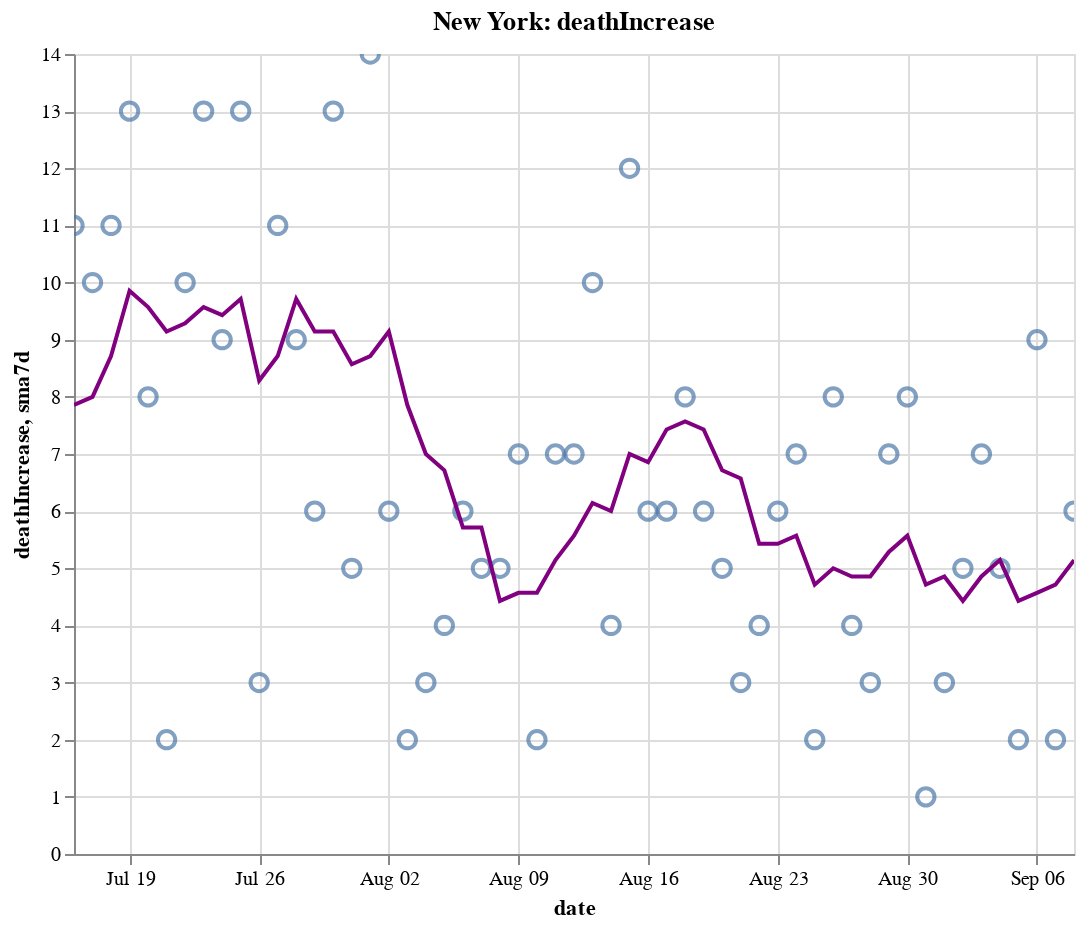

Notebook source saved alongside this figure:
### Code cell
create_plot(ny, 'deathIncrease')

### Figure 1 — Vega-Lite specification as saved in the notebook (floating-point values rounded to 4 significant figures)
{"config": {"view": {"continuousWidth": 400, "continuousHeight": 300}}, "layer": [{"layer": [{"mark": {"type": "point", "size": 75}, "encoding": {"tooltip": [{"type": "temporal", "field": "date"}, {"type": "quantitative", "field": "deathIncrease"}, {"type": "quantitative", "field": "sma7d"}], "x": {"type": "temporal", "field": "date"}, "y": {"type": "quantitative", "field": "deathIncrease"}}, "selection": {"selector012": {"type": "interval", "bind": "scales", "encodings": ["x", "y"]}}}, {"mark": {"type": "line", "color": "purple"}, "encoding": {"x": {"type": "temporal", "field": "date"}, "y": {"type": "quantitative", "field": "sma7d"}}}]}, {"mark": {"type": "rule", "color": "#aaa"}, "encoding": {"x": {"type": "temporal", "field": "date"}}, "transform": [{"filter": {"selection": "selector011"}}]}, {"mark": "circle", "encoding": {"opacity": {"condition": {"value": 1, "selection": "selector011"}, "value": 0}, "tooltip": [{"type": "temporal", "field": "date"}, {"type": "quantitative", "field": "deathIncrease"}, {"type": "quantitative", "field": "sma7d"}], "x": {"type": "temporal", "field": "date"}, "y": {"type": "quantitative", "field": "deathIncrease"}}, "selection": {"selector011": {"type": "single", "encodings": ["x"], "on": "mouseover", "nearest": true, "empty": "none"}}}, {"mark": {"type": "text", "align": "left", "dx": 5, "dy": -5, "stroke": "white", "strokeWidth": 2}, "encoding": {"text": {"type": "quantitative", "field": "deathIncrease"}, "tooltip": [{"type": "temporal", "field": "date"}, {"type": "quantitative", "field": "deathIncrease"}, {"type": "quantitative", "field": "sma7d"}], "x": {"type": "temporal", "field": "date"}, "y": {"type": "quantitative", "field": "deathIncrease"}}, "transform": [{"filter": {"selection": "selector011"}}]}, {"mark": {"type": "text", "align": "left", "dx": 5, "dy": -5}, "encoding": {"text": {"type": "quantitative", "field": "deathIncrease"}, "tooltip": [{"type": "temporal", "field": "date"}, {"type": "quantitative", "field": "deathIncrease"}, {"type": "quantitative", "field": "sma7d"}], "x": {"type": "temporal", "field": "date"}, "y": {"type": "quantitative", "field": "deathIncrease"}}, "transform": [{"filter": {"selection": "selector011"}}]}], "data": {"name": "data-1e14f7d0b910ba73477d963ac450421a"}, "height": 400, "title": "New York: deathIncrease", "width": 500, "$schema": "https://vega.github.io/schema/vega-lite/v4.8.1.json", "datasets": {"data-1e14f7d0b910ba73477d963ac450421a": [{"date": "2020-07-16T00:00:00", "totalTestResultsIncrease": 72680.0, "positiveIncrease": 769.0, "death": 25010.0, "deathIncrease": 11.0, "positiveRate": 0.011, "state": "New York", "sma7d": 7.857}, {"date": "2020-07-17T00:00:00", "totalTestResultsIncrease": 78240.0, "positiveIncrease": 776.0, "death": 25020.0, "deathIncrease": 10.0, "positiveRate": 0.01, "state": "New York", "sma7d": 8.0}, {"date": "2020-07-18T00:00:00", "totalTestResultsIncrease": 69820.0, "positiveIncrease": 754.0, "death": 25040.0, "deathIncrease": 11.0, "positiveRate": 0.011, "state": "New York", "sma7d": 8.714}, {"date": "2020-07-19T00:00:00", "totalTestResultsIncrease": 46200.0, "positiveIncrease": 502.0, "death": 25050.0, "deathIncrease": 13.0, "positiveRate": 0.011, "state": "New York", "sma7d": 9.857}, {"date": "2020-07-20T00:00:00", "totalTestResultsIncrease": 49340.0, "positiveIncrease": 519.0, "death": 25060.0, "deathIncrease": 8.0, "positiveRate": 0.011, "state": "New York", "sma7d": 9.571}, {"date": "2020-07-21T00:00:00", "totalTestResultsIncrease": 66170.0, "positiveIncrease": 855.0, "death": 25060.0, "deathIncrease": 2.0, "positiveRate": 0.013, "state": "New York", "sma7d": 9.143}, {"date": "2020-07-22T00:00:00", "totalTestResultsIncrease": 67660.0, "positiveIncrease": 705.0, "death": 25070.0, "deathIncrease": 10.0, "positiveRate": 0.01, "state": "New York", "sma7d": 9.286}, {"date": "2020-07-23T00:00:00", "totalTestResultsIncrease": 69700.0, "positiveIncrease": 811.0, "death": 25080.0, "deathIncrease": 13.0, "positiveRate": 0.012, "state": "New York", "sma7d": 9.571}, {"date": "2020-07-24T00:00:00", "totalTestResultsIncrease": 76510.0, "positiveIncrease": 753.0, "death": 25090.0, "deathIncrease": 9.0, "positiveRate": 0.01, "state": "New York", "sma7d": 9.429}, {"date": "2020-07-25T00:00:00", "totalTestResultsIncrease": 71470.0, "positiveIncrease": 750.0, "death": 25100.0, "deathIncrease": 13.0, "positiveRate": 0.01, "state": "New York", "sma7d": 9.714}, {"date": "2020-07-26T00:00:00", "totalTestResultsIncrease": 53570.0, "positiveIncrease": 536.0, "death": 25110.0, "deathIncrease": 3.0, "positiveRate": 0.01, "state": "New York", "sma7d": 8.286}, {"date": "2020-07-27T00:00:00", "totalTestResultsIncrease": 57270.0, "positiveIncrease": 608.0, "death": 25120.0, "deathIncrease": 11.0, "positiveRate": 0.011, "state": "New York", "sma7d": 8.714}, {"date": "2020-07-28T00:00:00", "totalTestResultsIncrease": 57400.0, "positiveIncrease": 534.0, "death": 25130.0, "deathIncrease": 9.0, "positiveRate": 0.009, "state": "New York", "sma7d": 9.714}, {"date": "2020-07-29T00:00:00", "totalTestResultsIncrease": 62280.0, "positiveIncrease": 715.0, "death": 25130.0, "deathIncrease": 6.0, "positiveRate": 0.011, "state": "New York", "sma7d": 9.143}, {"date": "2020-07-30T00:00:00", "totalTestResultsIncrease": 73550.0, "positiveIncrease": 777.0, "death": 25140.0, "deathIncrease": 13.0, "positiveRate": 0.011, "state": "New York", "sma7d": 9.143}, {"date": "2020-07-31T00:00:00", "totalTestResultsIncrease": 68870.0, "positiveIncrease": 644.0, "death": 25150.0, "deathIncrease": 5.0, "positiveRate": 0.009, "state": "New York", "sma7d": 8.571}, {"date": "2020-08-01T00:00:00", "totalTestResultsIncrease": 82740.0, "positiveIncrease": 753.0, "death": 25160.0, "deathIncrease": 14.0, "positiveRate": 0.009, "state": "New York", "sma7d": 8.714}, {"date": "2020-08-02T00:00:00", "totalTestResultsIncrease": 58960.0, "positiveIncrease": 531.0, "death": 25170.0, "deathIncrease": 6.0, "positiveRate": 0.009, "state": "New York", "sma7d": 9.143}, {"date": "2020-08-03T00:00:00", "totalTestResultsIncrease": 51840.0, "positiveIncrease": 545.0, "death": 25170.0, "deathIncrease": 2.0, "positiveRate": 0.011, "state": "New York", "sma7d": 7.857}, {"date": "2020-08-04T00:00:00", "totalTestResultsIncrease": 70990.0, "positiveIncrease": 746.0, "death": 25180.0, "deathIncrease": 3.0, "positiveRate": 0.011, "state": "New York", "sma7d": 7.0}, {"date": "2020-08-05T00:00:00", "totalTestResultsIncrease": 72670.0, "positiveIncrease": 636.0, "death": 25180.0, "deathIncrease": 4.0, "positiveRate": 0.009, "state": "New York", "sma7d": 6.714}, {"date": "2020-08-06T00:00:00", "totalTestResultsIncrease": 72370.0, "positiveIncrease": 703.0, "death": 25180.0, "deathIncrease": 6.0, "positiveRate": 0.01, "state": "New York", "sma7d": 5.714}, {"date": "2020-08-07T00:00:00", "totalTestResultsIncrease": 70170.0, "positiveIncrease": 714.0, "death": 25190.0, "deathIncrease": 5.0, "positiveRate": 0.01, "state": "New York", "sma7d": 5.714}, {"date": "2020-08-08T00:00:00", "totalTestResultsIncrease": 74860.0, "positiveIncrease": 703.0, "death": 25200.0, "deathIncrease": 5.0, "positiveRate": 0.009, "state": "New York", "sma7d": 4.429}, {"date": "2020-08-09T00:00:00", "totalTestResultsIncrease": 65810.0, "positiveIncrease": 515.0, "death": 25200.0, "deathIncrease": 7.0, "positiveRate": 0.008, "state": "New York", "sma7d": 4.571}, {"date": "2020-08-10T00:00:00", "totalTestResultsIncrease": 54000.0, "positiveIncrease": 476.0, "death": 25200.0, "deathIncrease": 2.0, "positiveRate": 0.009, "state": "New York", "sma7d": 4.571}, {"date": "2020-08-11T00:00:00", "totalTestResultsIncrease": 77060.0, "positiveIncrease": 667.0, "death": 25210.0, "deathIncrease": 7.0, "positiveRate": 0.009, "state": "New York", "sma7d": 5.143}, {"date": "2020-08-12T00:00:00", "totalTestResultsIncrease": 87780.0, "positiveIncrease": 700.0, "death": 25220.0, "deathIncrease": 7.0, "positiveRate": 0.008, "state": "New York", "sma7d": 5.571}, {"date": "2020-08-13T00:00:00", "totalTestResultsIncrease": 87900.0, "positiveIncrease": 737.0, "death": 25230.0, "deathIncrease": 10.0, "positiveRate": 0.008, "state": "New York", "sma7d": 6.143}, {"date": "2020-08-14T00:00:00", "totalTestResultsIncrease": 85460.0, "positiveIncrease": 727.0, "death": 25230.0, "deathIncrease": 4.0, "positiveRate": 0.009, "state": "New York", "sma7d": 6.0}, {"date": "2020-08-15T00:00:00", "totalTestResultsIncrease": 88670.0, "positiveIncrease": 734.0, "death": 25240.0, "deathIncrease": 12.0, "positiveRate": 0.008, "state": "New York", "sma7d": 7.0}, {"date": "2020-08-16T00:00:00", "totalTestResultsIncrease": 77690.0, "positiveIncrease": 607.0, "death": 25250.0, "deathIncrease": 6.0, "positiveRate": 0.008, "state": "New York", "sma7d": 6.857}, {"date": "2020-08-17T00:00:00", "totalTestResultsIncrease": 56890.0, "positiveIncrease": 408.0, "death": 25260.0, "deathIncrease": 6.0, "positiveRate": 0.007, "state": "New York", "sma7d": 7.429}, {"date": "2020-08-18T00:00:00", "totalTestResultsIncrease": 66890.0, "positiveIncrease": 655.0, "death": 25260.0, "deathIncrease": 8.0, "positiveRate": 0.01, "state": "New York", "sma7d": 7.571}, {"date": "2020-08-19T00:00:00", "totalTestResultsIncrease": 80420.0, "positiveIncrease": 631.0, "death": 25270.0, "deathIncrease": 6.0, "positiveRate": 0.008, "state": "New York", "sma7d": 7.429}, {"date": "2020-08-20T00:00:00", "totalTestResultsIncrease": 80980.0, "positiveIncrease": 601.0, "death": 25280.0, "deathIncrease": 5.0, "positiveRate": 0.007, "state": "New York", "sma7d": 6.714}, {"date": "2020-08-21T00:00:00", "totalTestResultsIncrease": 98880.0, "positiveIncrease": 709.0, "death": 25280.0, "deathIncrease": 3.0, "positiveRate": 0.007, "state": "New York", "sma7d": 6.571}, {"date": "2020-08-22T00:00:00", "totalTestResultsIncrease": 94850.0, "positiveIncrease": 653.0, "death": 25280.0, "deathIncrease": 4.0, "positiveRate": 0.007, "state": "New York", "sma7d": 5.429}, {"date": "2020-08-23T00:00:00", "totalTestResultsIncrease": 74040.0, "positiveIncrease": 572.0, "death": 25290.0, "deathIncrease": 6.0, "positiveRate": 0.008, "state": "New York", "sma7d": 5.429}, {"date": "2020-08-24T00:00:00", "totalTestResultsIncrease": 62030.0, "positiveIncrease": 408.0, "death": 25300.0, "deathIncrease": 7.0, "positiveRate": 0.007, "state": "New York", "sma7d": 5.571}, {"date": "2020-08-25T00:00:00", "totalTestResultsIncrease": 67260.0, "positiveIncrease": 629.0, "death": 25300.0, "deathIncrease": 2.0, "positiveRate": 0.009, "state": "New York", "sma7d": 4.714}, {"date": "2020-08-26T00:00:00", "totalTestResultsIncrease": 71190.0, "positiveIncrease": 566.0, "death": 25300.0, "deathIncrease": 8.0, "positiveRate": 0.008, "state": "New York", "sma7d": 5.0}, {"date": "2020-08-27T00:00:00", "totalTestResultsIncrease": 83440.0, "positiveIncrease": 791.0, "death": 25310.0, "deathIncrease": 4.0, "positiveRate": 0.009, "state": "New York", "sma7d": 4.857}, {"date": "2020-08-28T00:00:00", "totalTestResultsIncrease": 97830.0, "positiveIncrease": 636.0, "death": 25310.0, "deathIncrease": 3.0, "positiveRate": 0.007, "state": "New York", "sma7d": 4.857}, {"date": "2020-08-29T00:00:00", "totalTestResultsIncrease": 93870.0, "positiveIncrease": 635.0, "death": 25320.0, "deathIncrease": 7.0, "positiveRate": 0.007, "state": "New York", "sma7d": 5.286}, {"date": "2020-08-30T00:00:00", "totalTestResultsIncrease": 100000.0, "positiveIncrease": 698.0, "death": 25330.0, "deathIncrease": 8.0, "positiveRate": 0.007, "state": "New York", "sma7d": 5.571}, {"date": "2020-08-31T00:00:00", "totalTestResultsIncrease": 66240.0, "positiveIncrease": 656.0, "death": 25330.0, "deathIncrease": 1.0, "positiveRate": 0.01, "state": "New York", "sma7d": 4.714}, {"date": "2020-09-01T00:00:00", "totalTestResultsIncrease": 77000.0, "positiveIncrease": 754.0, "death": 25330.0, "deathIncrease": 3.0, "positiveRate": 0.01, "state": "New York", "sma7d": 4.857}, {"date": "2020-09-02T00:00:00", "totalTestResultsIncrease": 88450.0, "positiveIncrease": 708.0, "death": 25340.0, "deathIncrease": 5.0, "positiveRate": 0.008, "state": "New York", "sma7d": 4.429}, {"date": "2020-09-03T00:00:00", "totalTestResultsIncrease": 88980.0, "positiveIncrease": 889.0, "death": 25340.0, "deathIncrease": 7.0, "positiveRate": 0.01, "state": "New York", "sma7d": 4.857}, {"date": "2020-09-04T00:00:00", "totalTestResultsIncrease": 93400.0, "positiveIncrease": 864.0, "death": 25350.0, "deathIncrease": 5.0, "positiveRate": 0.009, "state": "New York", "sma7d": 5.143}, {"date": "2020-09-05T00:00:00", "totalTestResultsIncrease": 99760.0, "positiveIncrease": 801.0, "death": 25350.0, "deathIncrease": 2.0, "positiveRate": 0.008, "state": "New York", "sma7d": 4.429}, {"date": "2020-09-06T00:00:00", "totalTestResultsIncrease": 85630.0, "positiveIncrease": 729.0, "death": 25360.0, "deathIncrease": 9.0, "positiveRate": 0.009, "state": "New York", "sma7d": 4.571}, {"date": "2020-09-07T00:00:00", "totalTestResultsIncrease": 58860.0, "positiveIncrease": 520.0, "death": 25360.0, "deathIncrease": 2.0, "positiveRate": 0.009, "state": "New York", "sma7d": 4.714}, {"date": "2020-09-08T00:00:00", "totalTestResultsIncrease": 57830.0, "positiveIncrease": 557.0, "death": 25370.0, "deathIncrease": 6.0, "positiveRate": 0.01, "state": "New York", "sma7d": 5.143}]}}
